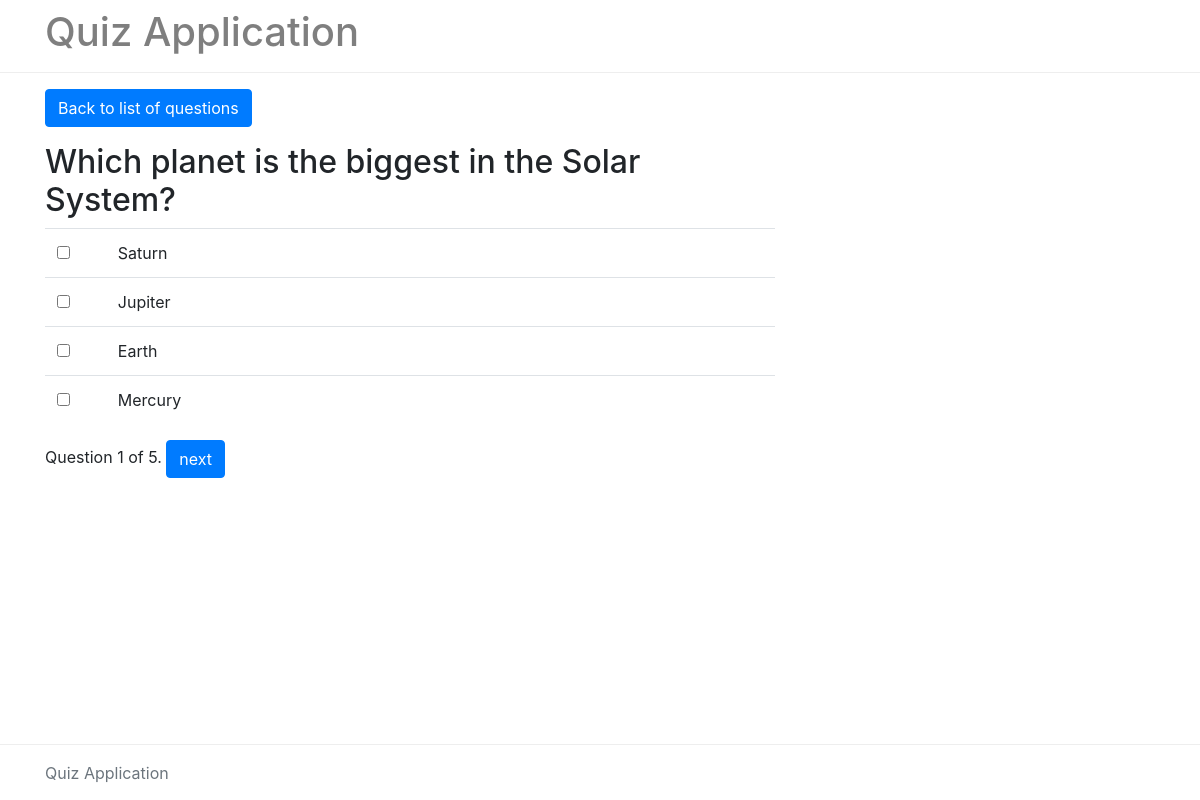
The app's page /quiz/detail/ (signed in) with its own data.
### quizApp/models.py (models this page shows, shortened)
class Question(models.Model):
    text = models.CharField(max_length=200)
    quiz = models.ForeignKey(Quiz, on_delete=models.CASCADE)

class Choice(models.Model):
    question_id = models.ForeignKey(Question, on_delete=models.CASCADE)
    text = models.CharField(max_length=200)
    is_correct = models.BooleanField(default=False)

### quizApp/views.py (the view)
# urls.py: path('detail/', views.detail_view, name='detail'),
def detail_view(request):
    if 'quiz_id' not in request.session or 'result' in request.session:
        return redirect(index)
    quiz = get_quiz_dto(request.session['quiz_id'])
    if 'answers' not in request.session:
        request.session['answers'] = {}
    answers = request.session['answers']
    paginator = Paginator(quiz.questions, 1)
    page_number = request.GET.get('q')
    page_obj = paginator.get_page(page_number)
    question_id = page_obj.object_list[0].uuid
    if request.method == 'POST':
        choices = request.POST.getlist('choice')
        answers[question_id] = choices
        request.session['answers'] = answers
    if question_id in answers and not answers[question_id]:
        answers.pop(question_id)
    return render(request, 'quizApp/detail.html', {
        'page_obj': page_obj,
        'answers': answers[question_id] if question_id in answers else []
    })

### quizApp/views.py (called while the page is built)
def get_quiz_dto(quiz_id):
    quiz = Quiz.objects.get(pk=quiz_id)
    quiz_DTO = QuizDTO(
        uuid=str(quiz.id),
        title=quiz.title,
        questions=[
            QuestionDTO(
                uuid=str(question.id),
                text=question.text,
                choices=[
                    ChoiceDTO(
                        uuid=str(choice.id),
                        text=choice.text,
                        is_correct=choice.is_correct
                    )
                    for choice in Choice.objects.filter(question_id=question.id)
                ])
            for question in Question.objects.filter(quiz=quiz_id)
        ])
    return quiz_DTO

### quizApp/templates/quizApp/detail.html (shortened to what this page needs)
{% extends 'layout.html' %}
{% block body %}
<div class="container mt-3">
    <div class="row mb-3">
        <div class="col">
            <a class="btn btn-primary" href="{% url 'question_list' %}">Back to list of questions</a>
        </div>
    </div>
    <div class="row">
        <div class="col-8">
            {% for question in page_obj %}
            <h2>{{ question.text }}</h2>
            <table id="questions" class="table">
                <form id="choice_form" method="POST">
                    {% for choice in question.choices %}
                    <tr>
                        <th class="col-1">
                            <input type="checkbox" name="choice" value="{{ choice.uuid }}"
                                onchange='$("#choice_form").submit();' {% if choice.uuid in answers %} checked {% endif %}>
                        </th>
                        <td>{{ choice.text }}</td>
                    </tr>
                    {% endfor %}
                </form>
            </table>
            {% endfor %}
            <span class="current">
                Question {{ page_obj.number }} of {{ page_obj.paginator.num_pages }}.
            </span>
            {% if page_obj.has_next %}
            <a class="btn btn-primary" href="?q={{ page_obj.next_page_number }}">next</a>
            {% else %}
            <a class="btn btn-primary" href="{% url 'results' %}">Finish quiz</a>
            {% endif %}
        </div>
    </div>
</div>
{% endblock body %}

### quizApp/templates/layout.html (shortened to what this page needs)
{% load static %}
<!DOCTYPE html>
<html lang="en">
<head>
    {% block stylesheets %}
    <link rel="stylesheet" href="{% static 'assets/css/bootstrap.min.css' %}">
    <link rel="stylesheet" href="{% static 'assets/fonts/font-awesome-4.7.0/css/font-awesome.min.css' %}">
    {% endblock stylesheets %}
</head>
<body>
    {% include "_header.html" %}
    {% block body %}{% endblock body %}
    {% include "_footer.html" %}
</body>
</html>

### quizApp/templates/_header.html
{% load static %}
<header style="border-bottom: 1px solid #eee;">
  <div class="container">
    <nav class="navbar navbar-expand-md navbar-light p-0 py-2">
      <div class="collapse navbar-collapse" id="navbarNav">
        <ul class="navbar-nav">
          <li class="nav-item active">
            <h1>
              <a class="nav-link p-0" href="/quiz">Quiz Application</a>
            </h1>
          </li>
        </ul>
      </div>
    </nav>
  </div>
</header>

### quizApp/templates/_footer.html
<footer class="footer" style="border-top: 1px solid #eee;">
  <div class="container">
    <p class="text-muted mt-3">Quiz Application
    </p>
  </div>
</footer>

### quizApp/templates/layout.html (style rules this page uses)
body { display: flex; flex-direction: column; min-height: 100vh; }
.footer { margin: auto 0 0; height: 56px; }

### records on screen
Question: text "Which planet is the biggest in the Solar System?"
Choice: text "Saturn"
Choice: text "Jupiter"
Choice: text "Earth"
Choice: text "Mercury"

### other values on screen
{{ page_obj.number }} "1"
{{ page_obj.paginator.num_pages }} "5"
